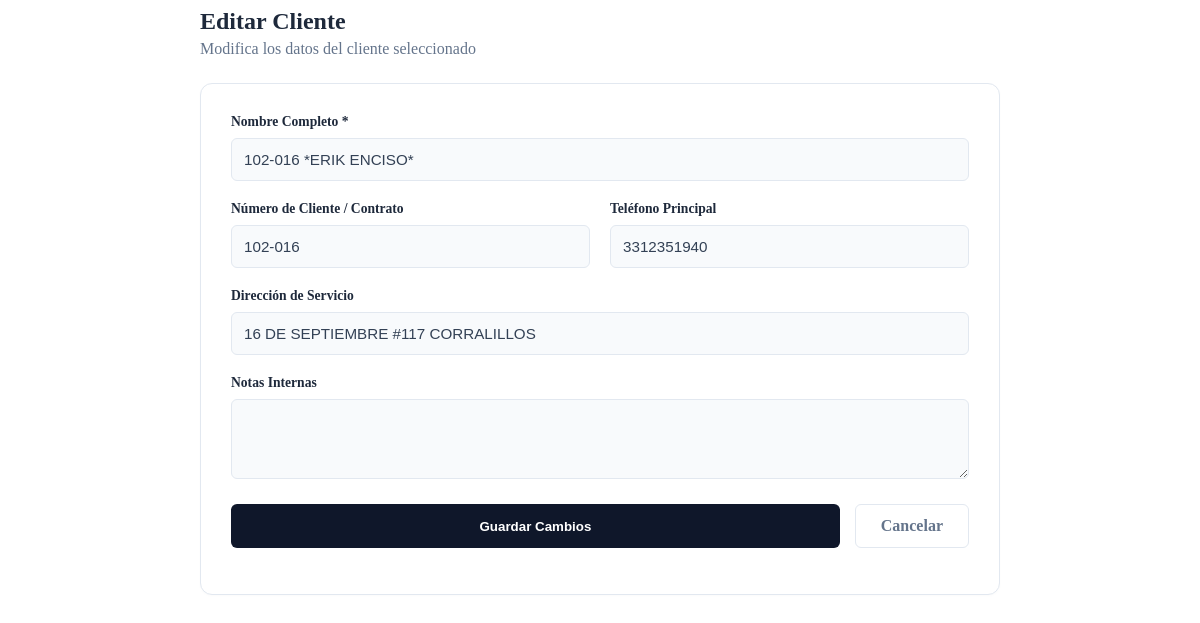
The page /vistas/clientes_editar.php?id=45 on the database as committed earlier.
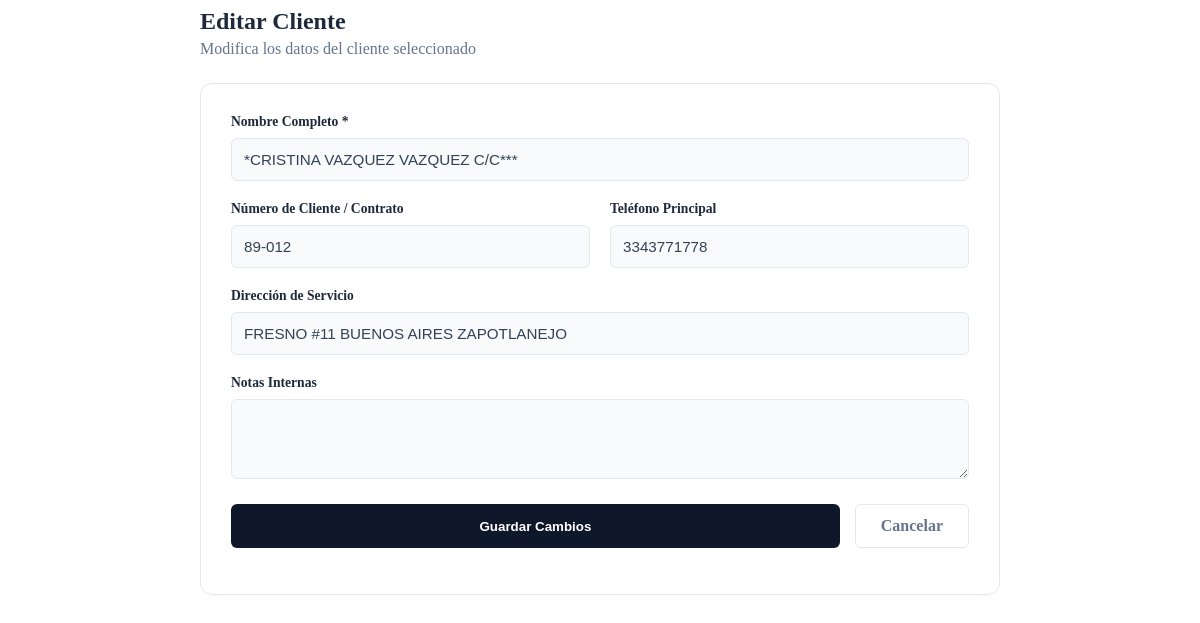
The same page on the database as committed later.
### tables this page shows
CREATE TABLE `clientes` (
  `id` int(11) NOT NULL,
  `numero` varchar(20) NOT NULL,
  `nombre` varchar(255) DEFAULT NULL,
  `usuario` varchar(50) DEFAULT NULL,
  `correo` varchar(100) DEFAULT NULL,
  `password` varchar(255) DEFAULT NULL,
  `direccion` text DEFAULT NULL,
  `telefono_1` varchar(50) DEFAULT NULL,
  `telefono_1_whatsapp` varchar(50) NOT NULL,
  `telefono_2` varchar(50) DEFAULT NULL,
  `telefono_2_whatsapp` varchar(50) NOT NULL,
  `link_mapa` text DEFAULT NULL,
  `nota` text DEFAULT NULL,
  `fecha_registro` date DEFAULT NULL
);

### vistas/clientes_editar.php (the view, shortened to what this page needs)
<?php
$id_cliente = $conn->real_escape_string($_GET['id']);
$sql_select = "SELECT * FROM clientes WHERE id = '$id_cliente' LIMIT 1";
$resultado = $conn->query($sql_select);
if ($resultado->num_rows > 0) {
    $cliente = $resultado->fetch_assoc();
} else {
    echo "Cliente no encontrado.";
    exit;
}
?>
<div class="edit-wrapper view-shell">
    <div class="page-header">
        <h2 style="margin:0; color:#1e293b;">Editar Cliente</h2>
        <p style="margin:5px 0 0 0; color:#64748B;">Modifica los datos del cliente seleccionado</p>
    </div>
    <div class="form-card">
        <form action="" method="POST">
            <div class="form-grid">
                <div class="form-group full-width">
                    <label>Nombre Completo *</label>
                    <input type="text" name="nombre" class="form-control" required
                           value="<?php echo htmlspecialchars($cliente['nombre']); ?>">
                </div>
                <div class="form-group">
                    <label>Número de Cliente / Contrato</label>
                    <input type="text" name="numero" class="form-control"
                           value="<?php echo htmlspecialchars($cliente['numero']); ?>">
                </div>
                <div class="form-group">
                    <label>Teléfono Principal</label>
                    <input type="text" name="telefono" class="form-control"
                           value="<?php echo htmlspecialchars($cliente['telefono_1']); ?>">
                </div>
                <div class="form-group full-width">
                    <label>Dirección de Servicio</label>
                    <input type="text" name="direccion" class="form-control"
                           value="<?php echo htmlspecialchars($cliente['direccion']); ?>">
                </div>
                <div class="form-group full-width">
                    <label>Notas Internas</label>
                    <textarea name="nota" class="form-control" rows="3"><?php echo htmlspecialchars($cliente['not']);  ?></textarea>
                    </div>
            </div>
            <div class="btn-row">
                <button type="submit" class="btn-save">Guardar Cambios</button>
                <a href="dashboard.php?vista=clientes" class="btn-cancel">Cancelar</a>
            </div>
        </form>
    </div>
</div>

### vistas/clientes_editar.php (style rules this page uses)
.edit-wrapper { max-width: 800px; margin: 0 auto; }
.page-header { margin-bottom: 25px; }
.form-card { background: white; border: 1px solid #e2e8f0; border-radius: 12px; padding: 30px; box-shadow: 0 1px 3px rgba(0,0,0,0.02); }
.form-grid { display: grid; grid-template-columns: 1fr 1fr; gap: 20px; }
.full-width { grid-column: span 2; }
.form-group label { font-size: 0.85rem; font-weight: 600; color: #1e293b; margin-bottom: 8px; display: block; }
.form-control { background-color: #F8FAFC; border: 1px solid #E2E8F0; border-radius: 6px; padding: 12px; width: 100%; box-sizing: border-box; color: #334155; font-size: 0.95rem; }
.btn-row { display: flex; gap: 15px; margin-top: 25px; }
.btn-save { background-color: #0F172A; color: white; border: none; padding: 12px 25px; border-radius: 6px; font-weight: 600; cursor: pointer; flex: 1; }
.btn-cancel { background-color: white; border: 1px solid #e2e8f0; color: #64748B; padding: 12px 25px; border-radius: 6px; font-weight: 600; cursor: pointer; text-decoration: none; text-align: center; }

Rows that differ between the two databases and show on the page:
changed clientes: nombre "102-016 *ERIK ENCISO*" → "*CRISTINA VAZQUEZ VAZQUEZ C/C***"; numero "102-016" → "89-012"; telefono "3312351940" → "3343771778"; direccion "16 DE SEPTIEMBRE #117 CORRALILLOS" → "FRESNO #11 BUENOS AIRES ZAPOTLANEJO"
